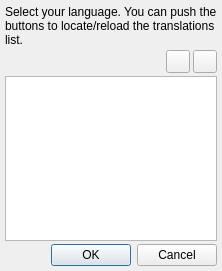
<ui version="4.0" >
 <class>UITranslator</class>
 <widget class="QDialog" name="UITranslator" >
  <property name="geometry" >
   <rect>
    <x>0</x>
    <y>0</y>
    <width>222</width>
    <height>271</height>
   </rect>
  </property>
  <property name="windowTitle" >
   <string>Translation...</string>
  </property>
  <property name="windowIcon" >
   <iconset resource="../../resources/resources.qrc" >:/translation/icons/translation/translation.png</iconset>
  </property>
  <layout class="QGridLayout" >
   <property name="leftMargin" >
    <number>5</number>
   </property>
   <property name="topMargin" >
    <number>5</number>
   </property>
   <property name="rightMargin" >
    <number>5</number>
   </property>
   <property name="bottomMargin" >
    <number>5</number>
   </property>
   <property name="horizontalSpacing" >
    <number>3</number>
   </property>
   <property name="verticalSpacing" >
    <number>3</number>
   </property>
   <item row="0" column="0" colspan="3" >
    <widget class="QLabel" name="lInfos" >
     <property name="text" >
      <string>Select your language. You can push the buttons to locate/reload the translations list.</string>
     </property>
     <property name="wordWrap" >
      <bool>true</bool>
     </property>
    </widget>
   </item>
   <item row="3" column="0" colspan="3" >
    <widget class="QDialogButtonBox" name="bbButtons" >
     <property name="standardButtons" >
      <set>QDialogButtonBox::Cancel|QDialogButtonBox::NoButton|QDialogButtonBox::Ok</set>
     </property>
    </widget>
   </item>
   <item row="2" column="0" colspan="3" >
    <widget class="QListWidget" name="lwTranslations" >
     <property name="sortingEnabled" >
      <bool>true</bool>
     </property>
    </widget>
   </item>
   <item row="1" column="2" >
    <widget class="QToolButton" name="tbReload" >
     <property name="toolTip" >
      <string>Reload the translations list</string>
     </property>
     <property name="icon" >
      <iconset resource="../../resources/resources.qrc" >:/translation/icons/translation/update.png</iconset>
     </property>
    </widget>
   </item>
   <item row="1" column="1" >
    <widget class="QToolButton" name="tbLocate" >
     <property name="toolTip" >
      <string>Locate the translations</string>
     </property>
     <property name="icon" >
      <iconset resource="../../resources/resources.qrc" >:/translation/icons/translation/folder.png</iconset>
     </property>
    </widget>
   </item>
   <item row="1" column="0" >
    <spacer>
     <property name="orientation" >
      <enum>Qt::Horizontal</enum>
     </property>
     <property name="sizeHint" >
      <size>
       <width>40</width>
       <height>20</height>
      </size>
     </property>
    </spacer>
   </item>
  </layout>
 </widget>
 <resources>
  <include location="../../resources/resources.qrc" />
 </resources>
 <connections>
  <connection>
   <sender>bbButtons</sender>
   <signal>accepted()</signal>
   <receiver>UITranslator</receiver>
   <slot>accept()</slot>
   <hints>
    <hint type="sourcelabel" >
     <x>216</x>
     <y>253</y>
    </hint>
    <hint type="destinationlabel" >
     <x>157</x>
     <y>270</y>
    </hint>
   </hints>
  </connection>
  <connection>
   <sender>bbButtons</sender>
   <signal>rejected()</signal>
   <receiver>UITranslator</receiver>
   <slot>reject()</slot>
   <hints>
    <hint type="sourcelabel" >
     <x>216</x>
     <y>259</y>
    </hint>
    <hint type="destinationlabel" >
     <x>221</x>
     <y>270</y>
    </hint>
   </hints>
  </connection>
 </connections>
</ui>
